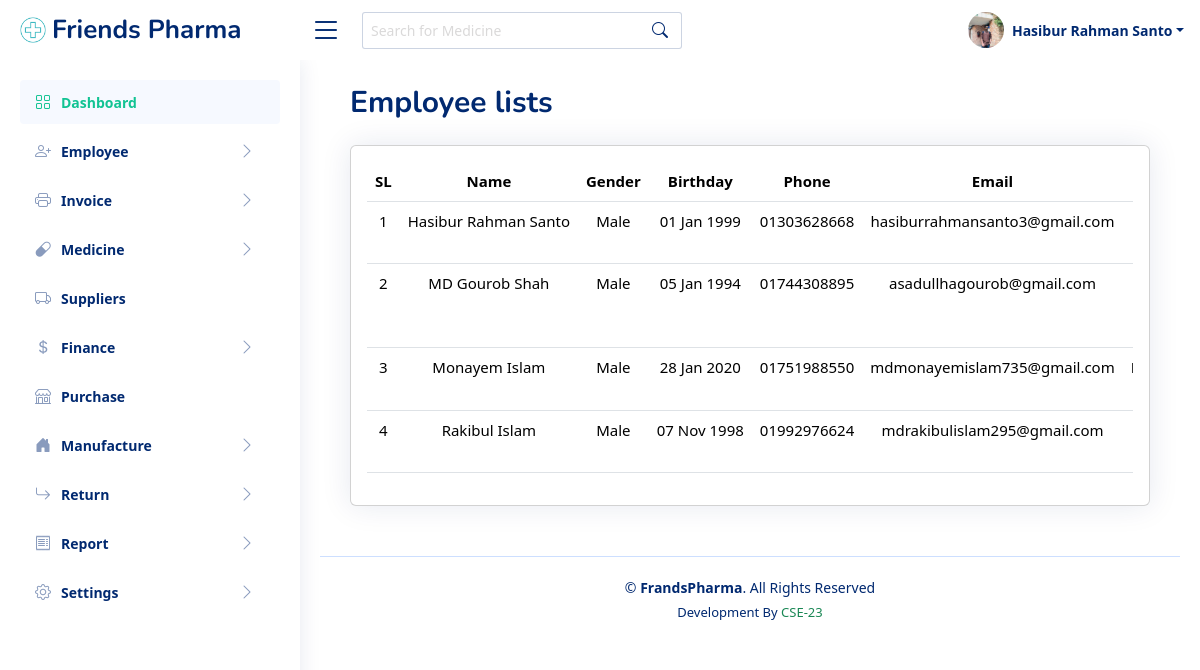
/employee-lists.php (signed in), run on the app's committed database.
### tables this page shows
CREATE TABLE `employee` (
  `id` int(11) NOT NULL,
  `f_name` varchar(20) NOT NULL,
  `l_name` varchar(20) NOT NULL,
  `gender` varchar(20) NOT NULL,
  `birthday` varchar(20) NOT NULL,
  `phone` int(11) NOT NULL,
  `password` varchar(255) NOT NULL,
  `email` varchar(50) NOT NULL,
  `address` varchar(255) NOT NULL,
  `photo` varchar(20) NOT NULL,
  `designation` varchar(50) NOT NULL,
  `national_id` varchar(20) NOT NULL,
  `certificates` varchar(20) NOT NULL,
  `joining_date` varchar(20) NOT NULL,
  `biography` varchar(255) NOT NULL,
  `status` int(11) NOT NULL
);

### classes/Database.php (called while the page is built, shortened)
<?php
	class Database{
		protected $mysqli,$query,$numRows,$affectedRow,$errors;
		public function __construct(){
			$this->mysqli = new mysqli('sql205.infinityfree.com', 'if0_35937738', 'hSv8su6wUNz', 'if0_35937738_friendsPharma');
		}
		protected function Select($columnName,$table,$where){
			$columnName = implode(',', $columnName);
			$sql = "SELECT $columnName FROM $table ";
			if($where){
				$sql .= " WHERE ";
				$chunk 		= array_chunk($where, 3);
				$whereCols 	= array();
				foreach ($chunk as $key => $value) {
					if (is_string($value[2])) {
						$value[2] = "'$value[2]'";
					}else{
						$value[2] = $value[2];
					}
					$whereCols[] = implode(' ', $value);
				}
				$sql .= implode(' AND ', $whereCols);
			}
			if($this->mysqli->query($sql)){
				$this->query 	= $this->mysqli->query($sql);
				$this->numRows 	= $this->query->num_rows;
				if($this->numRows > 0){
					return true;
				}else{
					return false;
				}
			}else{
				return false;
			}
		}
	}
?>

### classes/Employee.php (called while the page is built, shortened)
<?php
	require_once ('Database.php');
	class Employee extends Database{
		public $query, $error;
		public function getEmployee($where = null){
			if($this->Select(['*'], 'employee', $where)){
				$this->query = $this->query;
				return true;
			}
			return false;
		}
	}
?>

### employee-lists.php (the view, shortened to what this page needs)
<!DOCTYPE html>
<html lang="en">
<?php include_once("includes/head-link.php") ?>
<body>
<?php include_once("includes/header.php") ?>
<?php include_once("includes/sidebar.php") ?>
<main id="main" class="main">
    <div class="pagetitle">
      <h1>Employee lists</h1>
    </div>
    <section class="section mt-4">
      <div class="row">
        <div class="col-lg-12">
          <div class="card">
            <div class="card-body pt-3">
              <div class="table-responsive">
                <table class="table table-hover datatable">
                    <thead>
                    <tr>
                        <th style="font-size:15px;" class="text-center">SL</th>
                        <th style="font-size:15px;" class="text-center">Name</th>
                        <th style="font-size:15px;" class="text-center">Gender</th>
                        <th style="font-size:15px;" class="text-center">Birthday</th>
                        <th style="font-size:15px;" class="text-center">Phone</th>
                        <th style="font-size:15px;" class="text-center">Email</th>
                        <th style="font-size:15px;" class="text-center">Address</th>
                    </tr>
                    </thead>
                    <tbody>
                    <?php
                      $employees =  new Employee;
                      $employees->getEmployee();
                      $query = $employees->query;
                      $sl = 1;
                      while ($row = $query->fetch_assoc()) {
                        $f_name       = $row['f_name'];
                        $l_name       = $row['l_name'];
                        $gender       = $row['gender'];
                        $birthday     = $row['birthday'];
                        $phone        = $row['phone'];
                        $email        = $row['email'];
                        $address      = $row['address'];
                    ?>
                    <tr class="text-center">
                        <td style="font-size:15px;"><?php echo $sl++; ?></td>
                        <td style="font-size:15px;" class="text-nowrap"><?php echo $f_name.' '.$l_name; ?></td>
                        <td style="font-size:15px;"><?php echo $gender; ?></td>
                        <td style="font-size:15px;"class="text-nowrap"><?php echo date("d M Y", strtotime($birthday)); ?></td>
                        <td style="font-size:15px;"><?php echo "0".$phone; ?></td>
                        <td style="font-size:15px;"><?php echo $email; ?></td>
                        <td style="font-size:15px;" class="text-nowrap"><?php echo $address; ?></td>
                    </tr>
                    <?php } ?>
                    </tbody>
                </table>
              </div>
            </div>
          </div>
        </div>
      </div>
  </section>
  </main>
  <?php include_once("includes/footer.php") ?>
</body>
</html>

### includes/head-link.php (shortened to what this page needs)
<head>
  <link href="assets/vendor/bootstrap/css/bootstrap.min.css" rel="stylesheet">
  <link href="assets/vendor/bootstrap-icons/bootstrap-icons.css" rel="stylesheet">
  <link href="assets/vendor/boxicons/css/boxicons.min.css" rel="stylesheet">
  <link href="assets/vendor/quill/quill.snow.css" rel="stylesheet">
  <link href="assets/vendor/quill/quill.bubble.css" rel="stylesheet">
  <link href="assets/vendor/remixicon/remixicon.css" rel="stylesheet">
  <link href="assets/vendor/simple-datatables/style.css" rel="stylesheet">
  <link href="assets/css/style.css" rel="stylesheet">
    <link rel="stylesheet" href="https://cdn.jsdelivr.net/npm/bootstrap@5.3.3/dist/css/bootstrap.min.css">
    <link href='https://unpkg.com/boxicons@2.1.4/css/boxicons.min.css' rel='stylesheet'>
</head>

### includes/header.php (shortened to what this page needs)
<?php
  $user = $_SESSION['front_user'];
  $users = new Employee;
  $users->getEmployee(['phone', '=', $user]);
  $query = $users->query;
  $result = $query->fetch_assoc();
  $fname  = $result['f_name'];
  $lname  = $result['l_name'];
  $image  = $result['photo'];
?>
<header id="header" class="header fixed-top d-flex align-items-center">
<div class="d-flex align-items-center justify-content-between">
  <a href="index.html" class="logo d-flex align-items-center">
    <img src="assets/img/logo.png" alt="logo">
    <span class="d-none d-lg-block">Friends Pharma</span>
  </a>
  <i class="bi bi-list toggle-sidebar-btn"></i>
</div>
<div class="search-bar">
  <form class="search-form d-flex align-items-center" method="POST" action="#">
    <input type="text" name="query" placeholder="Search for Medicine" title="Enter search keyword">
    <button type="submit" title="Search"><i class="bi bi-search"></i></button>
  </form>
</div>
<nav class="header-nav ms-auto">
  <ul class="d-flex align-items-center">
    <li class="nav-item dropdown pe-3">
      <a class="nav-link nav-profile d-flex align-items-center pe-0" href="#" data-bs-toggle="dropdown">
        <img src="files/photo/<?php echo $image; ?>" alt="Profile" class="rounded-circle">
        <span class="d-none d-md-block dropdown-toggle ps-2"><?php echo $fname." ".$lname; ?></span>
      </a>
    </li>
  </ul>
</nav>
</header>

### includes/sidebar.php (shortened to what this page needs)
<aside id="sidebar" class="sidebar">
<ul class="sidebar-nav" id="sidebar-nav">
  <li class="nav-item">
    <a class="nav-link " href="dashboard.php">
      <i class="bi bi-grid"></i>
      <span>Dashboard</span>
    </a>
  </li>
  <li class="nav-item">
    <a class="nav-link collapsed" data-bs-target="#components-nav" data-bs-toggle="collapse" href="#">
    <i class='bi bi-person-plus'></i><span>Employee</span><i class="bi bi-chevron-right ms-auto"></i>
    </a>
  </li>
  <li class="nav-item">
    <a class="nav-link collapsed" data-bs-target="#invoice-nav" data-bs-toggle="collapse" href="#">
    <i class="bi bi-printer"></i></i><span>Invoice</span><i class="bi bi-chevron-right ms-auto"></i>
    </a>
  </li>
  <li class="nav-item">
    <a class="nav-link collapsed" data-bs-target="#forms-nav" data-bs-toggle="collapse" href="#">
    <i class="bi bi-capsule"></i><span>Medicine</span><i class="bi bi-chevron-right ms-auto"></i>
    </a>
  </li>
  <li class="nav-item">
    <a class="nav-link collapsed" href="suppliers.php">
      <i class="bi bi-truck"></i>
      <span>Suppliers</span>
    </a>
  </li>
  <li class="nav-item">
    <a class="nav-link collapsed" data-bs-target="#sale-nav" data-bs-toggle="collapse" href="#">
    <i class="bi bi-currency-dollar"></i><span>Finance</span><i class="bi bi-chevron-right ms-auto"></i>
    </a>
  </li>
  <li class="nav-item">
    <a class="nav-link collapsed" href="purchases.php">
    <i class="bi bi-shop"></i>
      <span>Purchase</span>
    </a>
  </li>
  <li class="nav-item">
    <a class="nav-link collapsed" data-bs-target="#manufacture-nav" data-bs-toggle="collapse" href="#">
    <i class="bi bi-house-door-fill"></i><span>Manufacture</span><i class="bi bi-chevron-right ms-auto"></i>
    </a>
  </li>
  <li class="nav-item">
    <a class="nav-link collapsed" data-bs-target="#returns-nav" data-bs-toggle="collapse" href="#">
    <i class="bi bi-arrow-return-right"></i><span>Return</span><i class="bi bi-chevron-right ms-auto"></i>
    </a>
  </li>
  <li class="nav-item">
    <a class="nav-link collapsed" data-bs-target="#report-nav" data-bs-toggle="collapse" href="#">
    <i class="bi bi-receipt"></i><span>Report</span><i class="bi bi-chevron-right ms-auto"></i>
    </a>
  </li>
  <li class="nav-item">
    <a class="nav-link collapsed" data-bs-target="#settings-nav" data-bs-toggle="collapse" href="#">
    <i class="bi bi-gear"></i><span>Settings</span><i class="bi bi-chevron-right ms-auto"></i>
    </a>
  </li>
</ul>
</aside>

### includes/footer.php (shortened to what this page needs)
<footer id="footer" class="footer">
  <div class="copyright">
    &copy; <strong><span>FrandsPharma</span></strong>. All Rights Reserved
  </div>
  <div class="credits">
    Development By <span class="text-success">CSE-23</span>
  </div>
</footer>

### assets/css/style.css (style rules this page uses)
:root { scroll-behavior: smooth; }
body { font-family: "Open Sans", sans-serif; background: #fff; color: #444444; }
a { color: #4154f1; text-decoration: none !important; }
::placeholder { color: #dad9d9 !important; }
h1, h2, h3, h4, h5, h6 { font-family: "Nunito", sans-serif; }
#main { margin-top: 40px; padding: 20px 30px; transition: all 0.3s; }
.pagetitle { margin-bottom: 10px; }
.pagetitle h1 { font-size: 30px; margin-bottom: 0; font-weight: 700; color: #012970; padding-top: 5px !important; }
.card { margin-bottom: 30px; border: none; border-radius: 5px; box-shadow: 0px 0 30px rgba(1, 41, 112, 0.1); }
.card-body { padding: 0 20px 20px 20px; }
.logo { line-height: 1; }
@media (min-width: 1200px) { .logo { width: 280px; } }
.logo img { max-height: 26px; margin-right: 6px; }
.logo span { font-size: 26px; font-weight: 700; color: #012970; font-family: "Nunito", sans-serif; }
.header { transition: all 0.5s; z-index: 997; height: 60px; background-color: #fff; padding-left: 20px; }
.header .toggle-sidebar-btn { font-size: 32px; padding-left: 10px; cursor: pointer; color: #012970; }
.header .search-bar { min-width: 360px; padding: 0 20px; }
.header .search-form { width: 100%; }
.header .search-form input { border: 0; font-size: 14px; color: #012970; border: 1px solid rgba(1, 41, 112, 0.2); padding: 7px 38px 7px 8px; border-radius: 3px; transition: 0.3s; width: 100%; }
.header .search-form button { border: 0; padding: 0; margin-left: -30px; background: none; }
.header .search-form button i { color: #012970; }
.header-nav ul { list-style: none; }
.header-nav > ul { margin: 0; padding: 0; }
.header-nav .nav-profile { color: #012970; }
.header-nav .nav-profile img { max-height: 36px; width: 36px; object-fit: cover; }
.header-nav .nav-profile span { font-size: 14px; font-weight: 600; }
.sidebar { position: fixed; top: 60px; left: 0; bottom: 0; width: 300px; z-index: 996; transition: all 0.3s; padding: 20px; overflow-y: auto; scrollbar-width: thin; scrollbar-color: #aab7cf transparent; box-shadow: 0px 0px 20px rgba(1, 41, 112, 0.1); background-color: #fff; }
@media (min-width: 1200px) { #main, #footer { margin-left: 300px; } }
.sidebar-nav { padding: 0; margin: 0; list-style: none; }
.sidebar-nav li { padding: 0; margin: 0; list-style: none; }
.sidebar-nav .nav-item { margin-bottom: 5px; }
.sidebar-nav .nav-link { display: flex; align-items: center; font-size: 14px; font-weight: 600; color: #11c393; transition: 0.3; background: #f6f9ff; padding: 10px 15px; border-radius: 4px; }
.sidebar-nav .nav-link i { font-size: 16px; margin-right: 10px; color: #11c393; }
.sidebar-nav .nav-link.collapsed { color: #012970; background: #fff; }
.sidebar-nav .nav-link.collapsed i { color: #899bbd; }
.footer { padding: 20px 0; font-size: 14px; transition: all 0.3s; border-top: 1px solid #cddfff; }
.footer .copyright { text-align: center; color: #012970; }
.footer .credits { padding-top: 5px; text-align: center; font-size: 13px; color: #012970; }

### includes/head-link.php (style rules this page uses)
body { font-family: Arial, sans-serif; padding: 20px; }

### data on the page
employee: photo (picture), f_name "Hasibur", l_name "Rahman Santo", gender "Male", birthday "01 Jan 1999", phone "1303628668", email "hasiburrahmansanto3@gmail.com"
employee: f_name "MD Gourob", l_name "Shah", gender "Male", birthday "05 Jan 1994", phone "1744308895", email "asadullhagourob@gmail.com"
employee: f_name "Monayem", l_name "Islam", gender "Male", birthday "28 Jan 2020", phone "1751988550", email "mdmonayemislam735@gmail.com"
employee: f_name "Rakibul", l_name "Islam", gender "Male", birthday "07 Nov 1998", phone "1992976624", email "mdrakibulislam295@gmail.com"
